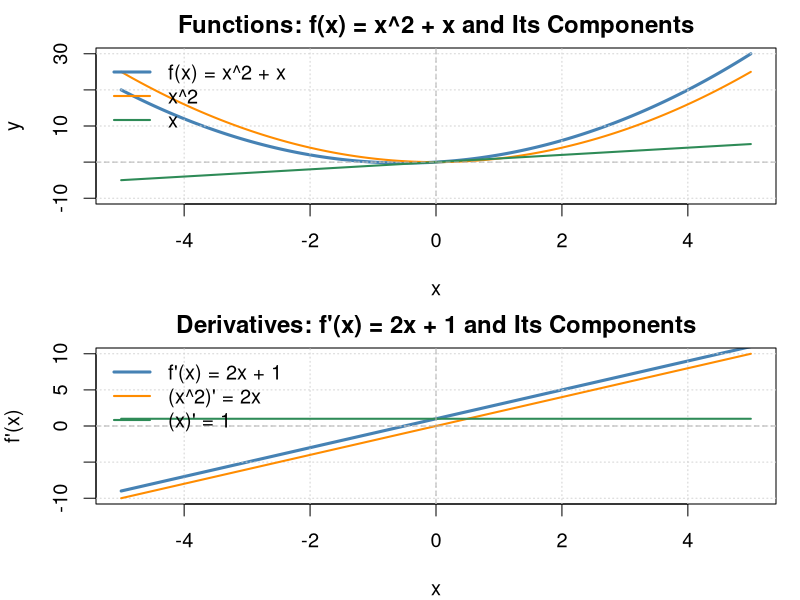
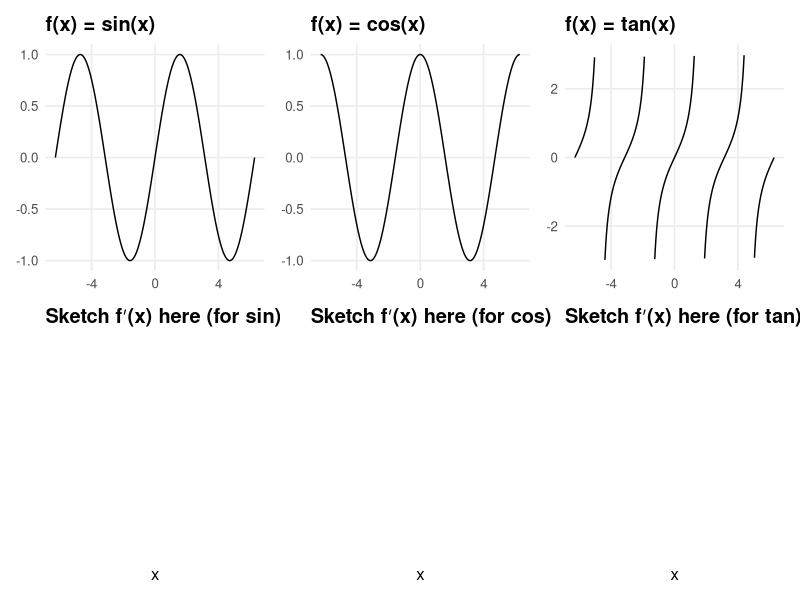
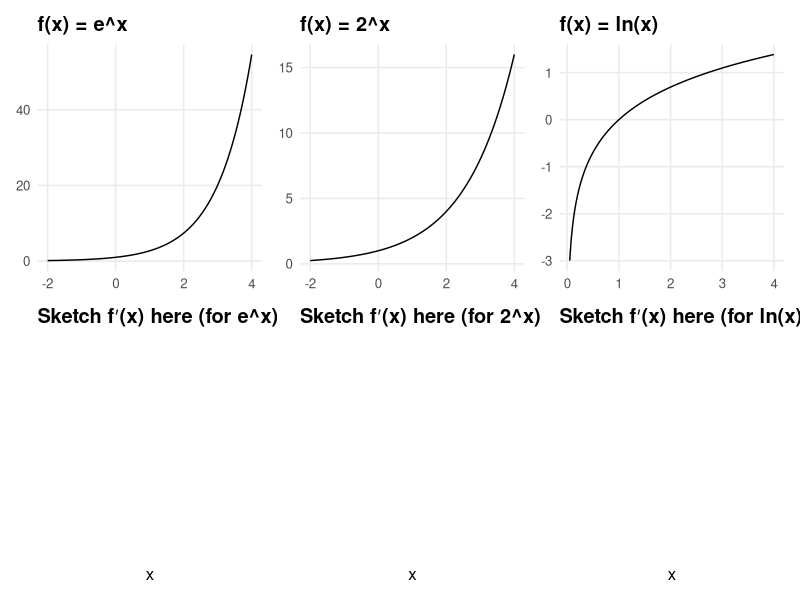

These charts were generated, in order, by the following R code:
## ---- chunk 1
# Clean, proportional plots for f(x) = x^2 + x and f'(x) = 2x + 1
# x-axis from -5 to 5; square-looking panels; clear component comparison

# ----- Functions -----
f1 <- function(x) x^2
g  <- function(x) x
f  <- function(x) f1(x) + g(x)

# Derivatives
f1p <- function(x) 2 * x
gp  <- function(x) rep(1, length(x))
fp  <- function(x) f1p(x) + gp(x)

# ----- Domain -----
x <- seq(-5, 5, length.out = 800)
y_f1  <- f1(x)
y_g   <- g(x)
y_f   <- f(x)
y_f1p <- f1p(x)
y_gp  <- gp(x)
y_fp  <- fp(x)

# ----- Plotting -----
op <- par(mfrow = c(2,1), mar = c(4,4,2,1), cex = 1.2)

# (1) Function view
plot(x, y_f, type = "l", lwd = 3, col = "steelblue",
     xlab = "x", ylab = "y",
     xlim = c(-5, 5), ylim = c(-10, 30),
     main = "Functions: f(x) = x^2 + x and Its Components")
grid()
lines(x, y_f1, lwd = 2, col = "darkorange")
lines(x, y_g,  lwd = 2, col = "seagreen")
abline(h = 0, v = 0, col = "gray70", lty = 2)

legend("topleft",
       legend = c("f(x) = x^2 + x", "x^2", "x"),
       col = c("steelblue", "darkorange", "seagreen"),
       lwd = c(3,2,2), bty = "n")

# (2) Derivative view
plot(x, y_fp, type = "l", lwd = 3, col = "steelblue",
     xlab = "x", ylab = "f'(x)",
     xlim = c(-5, 5), ylim = c(-10, 10),
     main = "Derivatives: f'(x) = 2x + 1 and Its Components")
grid()
lines(x, y_f1p, lwd = 2, col = "darkorange")
lines(x, y_gp,  lwd = 2, col = "seagreen")
abline(h = 0, v = 0, col = "gray70", lty = 2)

legend("topleft",
       legend = c("f'(x) = 2x + 1", "(x^2)' = 2x", "(x)' = 1"),
       col = c("steelblue", "darkorange", "seagreen"),
       lwd = c(3,2,2), bty = "n")

par(op)


## ---- chunk 2
library(tidyverse)
library(patchwork)

# Domain
x <- seq(-2*pi, 2*pi, length.out = 1500)

# Data for sin and cos
df_sin <- tibble(x = x, y = sin(x))
df_cos <- tibble(x = x, y = cos(x))

# Data for tan (clip extreme values to avoid vertical asymptote spikes)
df_tan <- tibble(x = x, y = tan(x)) |>
  mutate(y = ifelse(abs(y) > 3, NA_real_, y))  # hide |tan| > 3 for readability

# Common theming
base_theme <- theme_minimal(base_size = 12) +
  theme(
    plot.title = element_text(face = "bold"),
    panel.grid.minor = element_blank()
  )

# Function plots
p_sin <- ggplot(df_sin, aes(x, y)) +
  geom_line() +
  labs(title = "f(x) = sin(x)", y = NULL, x = NULL) +
  base_theme

p_cos <- ggplot(df_cos, aes(x, y)) +
  geom_line() +
  labs(title = "f(x) = cos(x)", y = NULL, x = NULL) +
  base_theme

p_tan <- ggplot(df_tan, aes(x, y)) +
  geom_line(na.rm = TRUE) +
  coord_cartesian(ylim = c(-3, 3)) +
  labs(title = "f(x) = tan(x)", y = NULL, x = NULL) +
  base_theme

# Blank "derivative sketch" axes (matching x & y ranges)
blank_sin <- ggplot() +
  coord_cartesian(xlim = c(-2*pi, 2*pi), ylim = c(-1.5, 1.5)) +
  labs(title = "Sketch f′(x) here (for sin)", x = "x", y = NULL) +
  base_theme

blank_cos <- ggplot() +
  coord_cartesian(xlim = c(-2*pi, 2*pi), ylim = c(-1.5, 1.5)) +
  labs(title = "Sketch f′(x) here (for cos)", x = "x", y = NULL) +
  base_theme

blank_tan <- ggplot() +
  coord_cartesian(xlim = c(-2*pi, 2*pi), ylim = c(-3, 3)) +
  labs(title = "Sketch f′(x) here (for tan)", x = "x", y = NULL) +
  base_theme

# Arrange as a 3x2 grid: function on top, blank axis below
(p_sin / blank_sin) | (p_cos / blank_cos) | (p_tan / blank_tan)

## ---- chunk 3
library(tidyverse)
library(patchwork)

# Domain
x <- seq(-2, 4, length.out = 1000)

# Example base functions
df_exp <- tibble(x = x, y = exp(x))
df_2x <- tibble(x = x, y = 2^x)
df_ln <- tibble(x = seq(0.05, 4, length.out = 1000), y = log(x))

# Common theme
base_theme <- theme_minimal(base_size = 12) +
  theme(
    plot.title = element_text(face = "bold"),
    panel.grid.minor = element_blank()
  )

# Function plots
p_exp <- ggplot(df_exp, aes(x, y)) +
  geom_line() +
  labs(title = "f(x) = e^x", y = NULL, x = NULL) +
  base_theme

p_2x <- ggplot(df_2x, aes(x, y)) +
  geom_line() +
  labs(title = "f(x) = 2^x", y = NULL, x = NULL) +
  base_theme

p_ln <- ggplot(df_ln, aes(x, y)) +
  geom_line() +
  labs(title = "f(x) = ln(x)", y = NULL, x = NULL) +
  base_theme

# Blank axes
blank_exp <- ggplot() +
  coord_cartesian(xlim = c(-2, 4), ylim = c(0, 55)) +
  labs(title = "Sketch f′(x) here (for e^x)", x = "x", y = NULL) +
  base_theme

blank_2x <- ggplot() +
  coord_cartesian(xlim = c(-2, 4), ylim = c(0, 55)) +
  labs(title = "Sketch f′(x) here (for 2^x)", x = "x", y = NULL) +
  base_theme

blank_ln <- ggplot() +
  coord_cartesian(xlim = c(0, 4), ylim = c(-2, 2)) +
  labs(title = "Sketch f′(x) here (for ln(x))", x = "x", y = NULL) +
  base_theme

# Combine plots
(p_exp / blank_exp) | (p_2x / blank_2x) | (p_ln / blank_ln)

